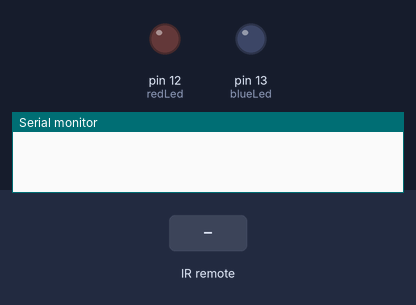
Recording of a sketch running on a simulated Arduino Uno, built with avr-gcc and run on an emulated ATmega328P. On the bench: output pins drawn as LEDs (lit = HIGH), the last lines printed to the serial monitor. Inputs (shaded band) come from the test bench.

Above: at 1.2 s.
1.3 s: infrared code 0x8F7 received
At 2.5 s:
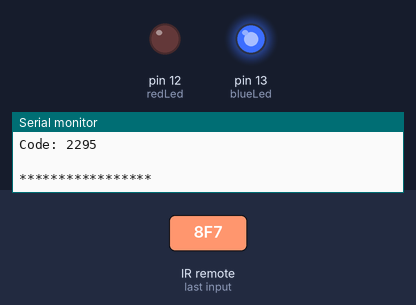
2.8 s: infrared code 0x48B7 received
At 3.6 s:
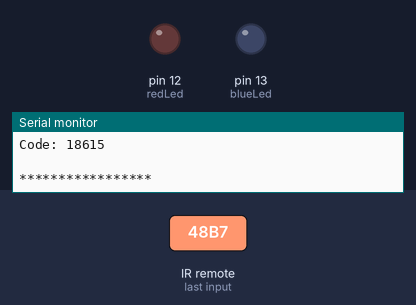
Timing chart, 0 to 5.8 s (numbered marks = the images above; inputs shaded):
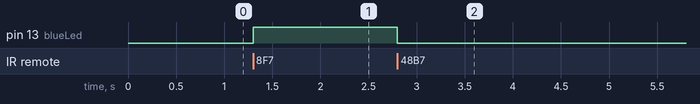

The sketch:

Code.ino
```cpp
// Name :- Kunjesh Kantilal Ramani (200515106)
// Date :- 24th July 2022
// Week :- Lab 9 LEVEL 2
// Description :- Add a second LED(red) and have the following 5 functionalities using 5 different
// buttons on the remote. NOTE: You may use any buttons you choose.
//→ Button 1 = turn on blue LED
//→ Button 2 = turn on red LED
//→ Button 3 = turn off blue LED
//→ Button 4 = turn off red LED
//→ Button 5 = flash both LEDs 3 times

#include <IRremote.h> //including infrared remote header file
int RECV_PIN = 11;    // the pin where you connect the output pin of IR sensor

IRrecv irrecv(RECV_PIN);
decode_results results;
int redLed = 12;  // for red led
int blueLed = 13; // for blue led
int value = 0;    // for value

void setup()
{
    Serial.begin(9600); // For serial monitor
    irrecv.enableIRIn();
    pinMode(blueLed, OUTPUT); // for output
    pinMode(redLed, OUTPUT);  // for output
}

void loop()
{
    if (irrecv.decode(&results))
    {
        value = results.value; // to store the value in the variable
        Serial.println(" ");
        Serial.print("Code: ");
        Serial.println(value); // prints the value a a button press
        Serial.println(" ");
        irrecv.resume(); // Receive the next value
        Serial.println("*****************");
        if (value == 2295)
        { // when button 1
            digitalWrite(blueLed, HIGH);
            delay(500);
        }

        else if (value == (-30601))
        { // when button 2
            digitalWrite(redLed, HIGH);
            delay(500);
        }

        else if (value == 18615)
        { // when button 3
            digitalWrite(blueLed, LOW);
            delay(500);
        }

        else if (value == 10455)
        { // when button 4
            digitalWrite(redLed, LOW);
            delay(500);
        }

        else if (value == (-22441))
        {                               // when button 5
            for (int i = 0; i < 3; i++) // for loop for executing three times
            {
                digitalWrite(blueLed, HIGH);
                digitalWrite(redLed, HIGH); // To flash Three time
                delay(1000);
                digitalWrite(blueLed, LOW);
                digitalWrite(redLed, LOW);
                delay(1000);
            }
            delay(500);
        }

        else
        {
            digitalWrite(blueLed, LOW);
            digitalWrite(redLed, LOW);
            delay(500);
        }
    }
}
```

Measured:
- after the input at 1.3 s, pin 13 (blueLed): LOW → HIGH at once
- after the input at 2.8 s, pin 13 (blueLed): HIGH → LOW at once
